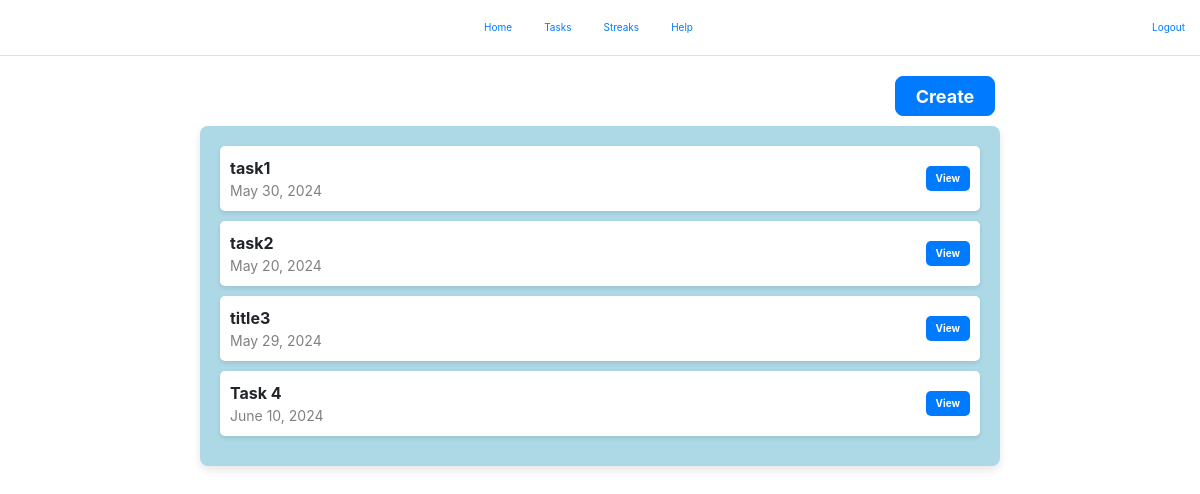
/view/task/ (signed in), run on an earlier commit of the app's database.
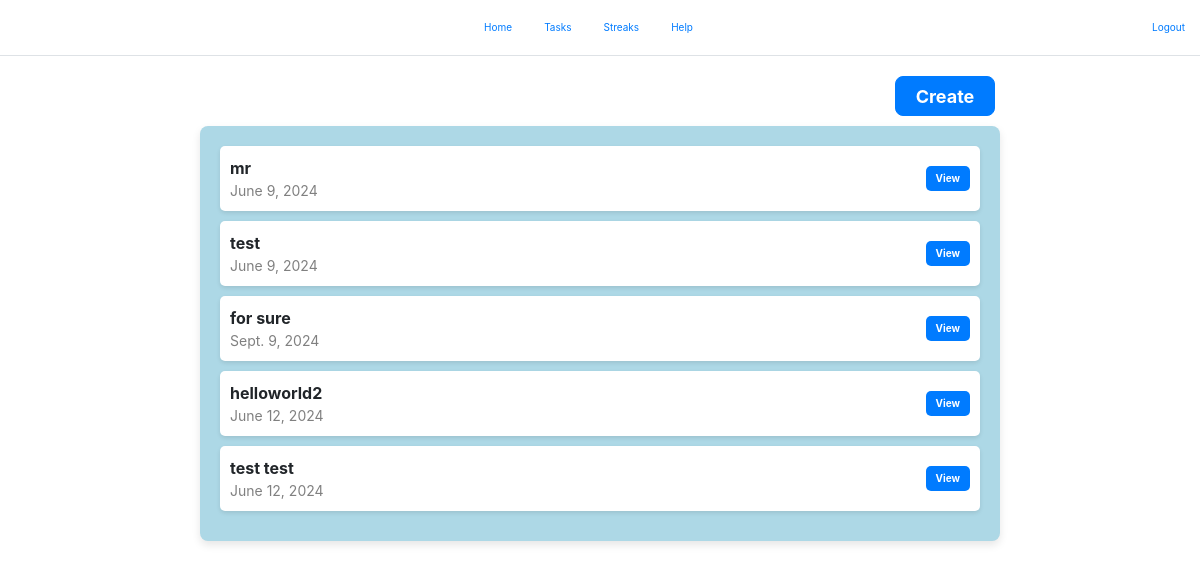
And on a later commit of the database.
### Tasks/models.py (models this page shows, shortened)
class Task(models.Model):
    TO_DO = 'to-do'
    IN_PROGRESS = 'in progress'
    DONE = 'done'
    PROGRESS_STATUS_CHOICES = [
        (TO_DO, 'To-Do'),
        (IN_PROGRESS, 'In Progress'),
        (DONE, 'Done'),
    ]
    title = models.CharField(max_length=255)
    due_date = models.DateField()
    created_date = models.DateTimeField(auto_now_add=True)
    description = models.TextField()
    progress_status = models.CharField(
        max_length=20,
        choices=PROGRESS_STATUS_CHOICES,
        default=TO_DO,
    )
    owner = models.ForeignKey('auth.User', related_name='tasks',on_delete=models.CASCADE)

### myapp/views.py (the view)
# urls.py: path("view/task/",TaskView.as_view(),name='view_task'),
class TaskView(LoginRequiredMixin, TemplateView):
    template_name = 'task.html'
    def get_context_data(self, **kwargs):
        context = super().get_context_data(**kwargs)
        context['tasks'] = Task.objects.filter(owner=self.request.user)  # Adjust the filter if needed
        return context

### templates/task.html (shortened to what this page needs)
{% extends "base.html" %}
{% block content %}
<div class="task-manage-container">
    <button type="button" class="btn btn-primary create-button" >Create</button>
</div>
<div class="task-container">
    {% for task in tasks %}
    <div class="task-bar">
        <div>
            <div class="task-title">{{ task.title }}</div>
            <div class="task-date">{{ task.due_date }}</div>
        </div>
        <button class="task-button">View</button>
    </div>
    {% endfor %}
</div>
{% endblock %}

What changed in the data, as far as the page shows it:
removed Task: title "task1", due_date "May 30, 2024"
removed Task: title "task2", due_date "May 20, 2024"
removed Task: title "title3", due_date "May 29, 2024"
removed Task: title "Task 4", due_date "June 10, 2024"
added Task: title "mr", due_date "June 9, 2024"
added Task: title "test", due_date "June 9, 2024"
added Task: title "for sure", due_date "Sept. 9, 2024"
added Task: title "helloworld2", due_date "June 12, 2024"
added Task: title "test test", due_date "June 12, 2024"
